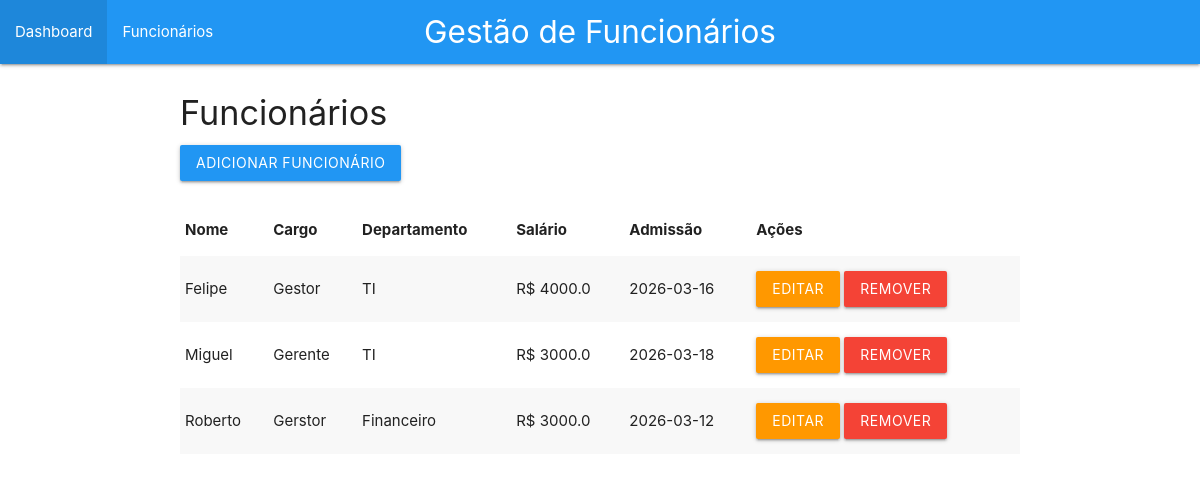
The page /funcionarios on the database as committed earlier.
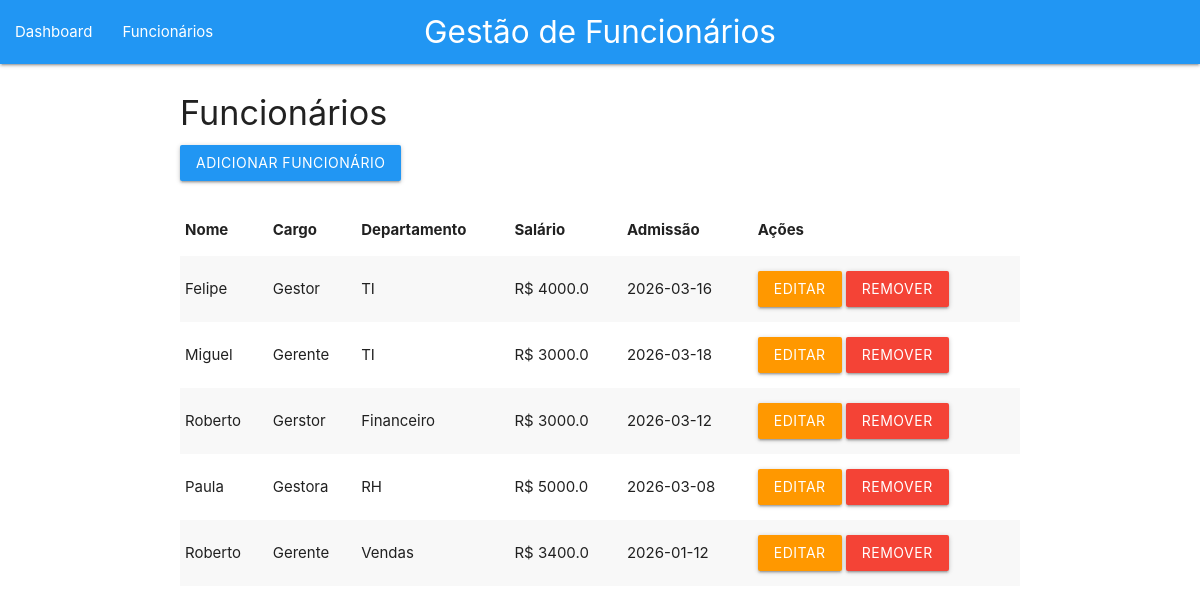
The same page on the database as committed later.
### tables this page shows
CREATE TABLE funcionarios (
            id INTEGER PRIMARY KEY AUTOINCREMENT,
            nome TEXT NOT NULL,
            cargo TEXT NOT NULL,
            departamento TEXT NOT NULL,
            salario REAL NOT NULL,
            admissao TEXT NOT NULL
        );

### app.py (the view)
@app.route("/funcionarios")
def funcionarios():
    conn = get_db()
    funcionarios = conn.execute(
        "SELECT * FROM funcionarios"
    ).fetchall()
    conn.close()
    return render_template("lista.html", funcionarios=funcionarios)

### app.py (called while the page is built)
def get_db():
    conn = sqlite3.connect(DATABASE)
    conn.row_factory = sqlite3.Row
    return conn

### templates/lista.html (shortened to what this page needs)
{% extends "base.html" %}
{% block content %}
<h4>Funcionários</h4>
<button class="btn blue modal-trigger"
data-target="modalFuncionario"
onclick="abrirAdicionar()">
Adicionar Funcionário
</button>
<br><br>
<table class="striped">
<thead>
<tr>
<th>Nome</th>
<th>Cargo</th>
<th>Departamento</th>
<th>Salário</th>
<th>Admissão</th>
<th>Ações</th>
</tr>
</thead>
<tbody>
{% for f in funcionarios %}
<tr>
<td>{{f["nome"]}}</td>
<td>{{f["cargo"]}}</td>
<td>{{f["departamento"]}}</td>
<td>R$ {{f["salario"]}}</td>
<td>{{f["admissao"]}}</td>
<td>
<button class="btn orange"
onclick="editarFuncionario(
{{f['id']}},
'{{f['nome']}}',
'{{f['cargo']}}',
'{{f['departamento']}}',
{{f['salario']}},
'{{f['admissao']}}'
)">
Editar
</button>
<button class="btn red"
onclick="abrirModalDelete({{f['id']}},'{{f['nome']}}')">
Remover
</button>
</td>
</tr>
{% endfor %}
</tbody>
</table>
{% endblock %}

### templates/base.html (shortened to what this page needs)
<!DOCTYPE html>
<html>
<head>
<link
href="https://cdn.jsdelivr.net/npm/materialize-css@1.0.0/dist/css/materialize.min.css"
rel="stylesheet"
/>
</head>
<body>
<nav>
<div class="nav-wrapper blue">
<a href="/" class="brand-logo center">
Gestão de Funcionários
</a>
<ul class="left">
<li><a href="/">Dashboard</a></li>
<li><a href="/funcionarios">Funcionários</a></li>
</ul>
</div>
</nav>
<div class="container" style="margin-top:30px;">
{% block content %}
{% endblock %}
</div>
</body>
</html>

Rows that differ between the two databases and show on the page:
added funcionarios: nome "Paula", cargo "Gestora", departamento "RH", salario "5000.0", admissao "2026-03-08"
added funcionarios: nome "Roberto", cargo "Gerente", departamento "Vendas", salario "3400.0", admissao "2026-01-12"
